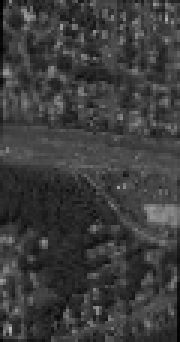
#> input picture classifier/n/-1106.jpg, 60 x 114 px, given as the content of the folder images/n_colour, which was not available (shown 3 times larger)
$ python preprocesstrainingimages.py
#> lines starting #> are read from the running program, lines starting #| are printed output that depends on the picture
### haar/transformations.py
"""
Module with definitions for image transformations such as rotations and dilations
"""

import cv2
import numpy as np


def resize_to_target(img, width, height):
    """
    Return resized img to given width and height dimensions
    """
    dim = (width, height)
    resized = cv2.resize(img, dim)
    return resized


def rotate_image(image, angle):
    """
    Return image rotated counterclockwise by angle (degrees).
    Finds the center of image, calculates the transformation matrix, and applies to the image
    """
    image_center = tuple(np.array(image.shape[1::-1]) / 2)
    rot_mat = cv2.getRotationMatrix2D(
        (image_center[0], image_center[1]), angle, 1.0)
    result = cv2.warpAffine(
        image, rot_mat, image.shape[1::-1], flags=cv2.INTER_LINEAR)
    return result

### haar/preprocesstrainingimages.py
"""
Preprocess image folders to be used in training the classification model
- Resize each image to ensure all images have the same size
- Convert colored images to greyscale to remove excess noise
- Produce duplicate images of each img with small rotations to increase the # of training images
"""

from transformations import rotate_image, resize_to_target

import cv2
import os

from os import listdir, makedirs
from os.path import isfile, join

# Constants
TARGET_WIDTH = 60
TARGET_HEIGHT = 114
THETAS = [0, 180]

# Set directory paths
path = 'images/n_colour'  # Source Folder
dstpath = 'images/n'      # Destination Folder

# create destination directory
try:
    makedirs(dstpath)
except:
    print("Directory already exist, images will be written in same folder")

# Create a list of all files in path
files = list(filter(lambda f: isfile(join(path, f)), listdir(path)))

# Create a new folder with images that are resized and converted to B+W
for image in files:
    try:
        img = cv2.imread(os.path.join(path, image))
#> img is the input picture: shape (114, 60, 3); min 0, max 185, mean 60.4

        # resize image to target dimensions and convert to grayscale
        resized = resize_to_target(img, TARGET_WIDTH, TARGET_HEIGHT)
        gray = cv2.cvtColor(resized, cv2.COLOR_BGR2GRAY)

        # for each angle in theta, produce a rotated image and write it to file
        for t in THETAS:
            image_file_name = str(t) + image
            gray_rotated = rotate_image(gray, t)

            dstPath = join(dstpath, image_file_name)
            cv2.imwrite(dstPath, gray_rotated)
#> this loop made 2 passes
#> pass 2, in rotate_image (call 2), `result = cv2.warpAffine( image, rot_mat, image.shape[1::-1], flags=cv2..`:
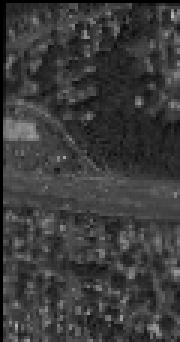
#> result: shape (114, 60) (shown 3 times larger); min 0, max 185, mean 59.2
    except:
        print("{} is not converted".format(image))

$ run again, on classifier/n/-15.jpg
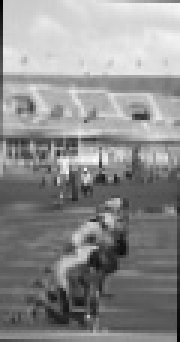
#> input picture classifier/n/-15.jpg, 60 x 114 px, given as the content of the folder images/n_colour, which was not available (shown 3 times larger)
#> img is the input picture: shape (114, 60, 3); min 1, max 253, mean 141.7
#> the loop `for t in THETAS:` made 2 passes
#> pass 2, in rotate_image (call 2), `result = cv2.warpAffine( image, rot_mat, image.shape[1::-1], flags=cv2..`:
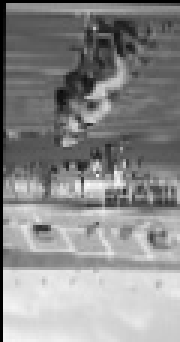
#> result: shape (114, 60) (shown 3 times larger); min 0, max 253, mean 138.4

$ run again, on classifier/n/-183.jpg
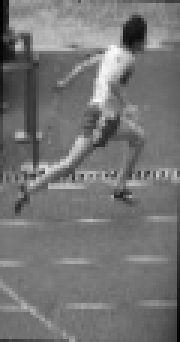
#> input picture classifier/n/-183.jpg, 60 x 114 px, given as the content of the folder images/n_colour, which was not available (shown 3 times larger)
#> img is the input picture: shape (114, 60, 3); min 0, max 249, mean 116.6
#> the loop `for t in THETAS:` made 2 passes
#> pass 2, in rotate_image (call 2), `result = cv2.warpAffine( image, rot_mat, image.shape[1::-1], flags=cv2..`:
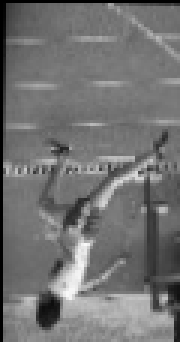
#> result: shape (114, 60) (shown 3 times larger); min 0, max 249, mean 114.3

$ run again, on classifier/n/-3112.jpg
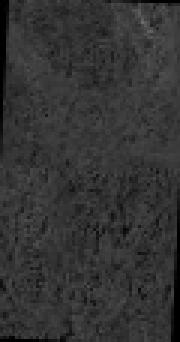
#> input picture classifier/n/-3112.jpg, 60 x 114 px, given as the content of the folder images/n_colour, which was not available (shown 3 times larger)
#> img is the input picture: shape (114, 60, 3); min 0, max 108, mean 51.4
#> the loop `for t in THETAS:` made 2 passes
#> pass 2, in rotate_image (call 2), `result = cv2.warpAffine( image, rot_mat, image.shape[1::-1], flags=cv2..`:
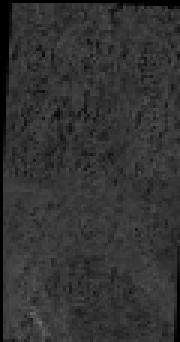
#> result: shape (114, 60) (shown 3 times larger); min 0, max 108, mean 50.6
